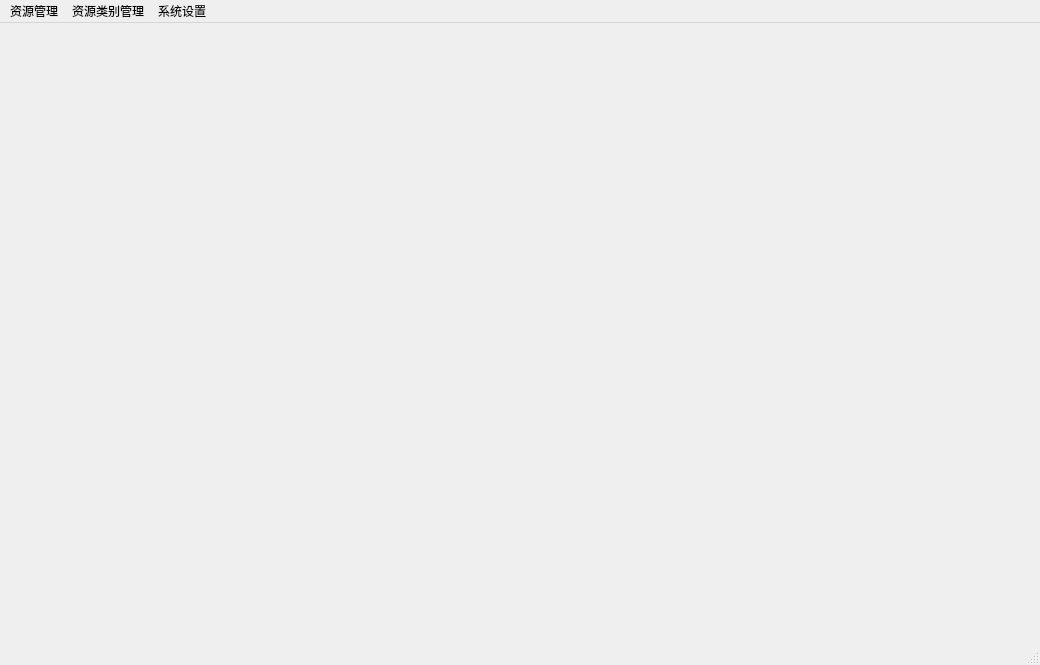
<?xml version="1.0" encoding="UTF-8"?>
<ui version="4.0">
 <class>MainWindow</class>
 <widget class="QMainWindow" name="MainWindow">
  <property name="geometry">
   <rect>
    <x>0</x>
    <y>0</y>
    <width>1040</width>
    <height>665</height>
   </rect>
  </property>
  <property name="windowTitle">
   <string>资源管理系统</string>
  </property>
  <property name="windowIcon">
   <iconset>
    <normaloff>../images/logo.png</normaloff>../images/logo.png</iconset>
  </property>
  <widget class="QWidget" name="centralwidget"/>
  <widget class="QMenuBar" name="menubar">
   <property name="geometry">
    <rect>
     <x>0</x>
     <y>0</y>
     <width>1040</width>
     <height>22</height>
    </rect>
   </property>
   <widget class="QMenu" name="menu">
    <property name="title">
     <string>资源管理</string>
    </property>
    <addaction name="action_4"/>
    <addaction name="action_5"/>
   </widget>
   <widget class="QMenu" name="menu_2">
    <property name="title">
     <string>资源类别管理</string>
    </property>
    <addaction name="action_6"/>
    <addaction name="action_7"/>
   </widget>
   <widget class="QMenu" name="menu_3">
    <property name="title">
     <string>系统设置</string>
    </property>
    <addaction name="action"/>
    <addaction name="action_2"/>
    <addaction name="separator"/>
    <addaction name="actionWritten_By_DYJ"/>
   </widget>
   <addaction name="menu"/>
   <addaction name="menu_2"/>
   <addaction name="menu_3"/>
  </widget>
  <widget class="QStatusBar" name="statusbar"/>
  <action name="action">
   <property name="icon">
    <iconset>
     <normaloff>../images/fix.png</normaloff>../images/fix.png</iconset>
   </property>
   <property name="text">
    <string>修改密码</string>
   </property>
  </action>
  <action name="action_2">
   <property name="icon">
    <iconset>
     <normaloff>../images/eixt.png</normaloff>../images/eixt.png</iconset>
   </property>
   <property name="text">
    <string>安全退出</string>
   </property>
  </action>
  <action name="actionWritten_By_DYJ">
   <property name="text">
    <string>Written By DYJ</string>
   </property>
  </action>
  <action name="action_4">
   <property name="icon">
    <iconset>
     <normaloff>../images/plus.png</normaloff>../images/plus.png</iconset>
   </property>
   <property name="text">
    <string>资源添加</string>
   </property>
  </action>
  <action name="action_5">
   <property name="icon">
    <iconset>
     <normaloff>../images/man.png</normaloff>../images/man.png</iconset>
   </property>
   <property name="text">
    <string>资源信息管理</string>
   </property>
  </action>
  <action name="action_6">
   <property name="icon">
    <iconset>
     <normaloff>../images/plus2.png</normaloff>../images/plus2.png</iconset>
   </property>
   <property name="text">
    <string>资源类别添加</string>
   </property>
  </action>
  <action name="action_7">
   <property name="icon">
    <iconset>
     <normaloff>../images/leibie.png</normaloff>../images/leibie.png</iconset>
   </property>
   <property name="text">
    <string>资源类别信息管理</string>
   </property>
  </action>
 </widget>
 <resources/>
 <connections/>
</ui>
